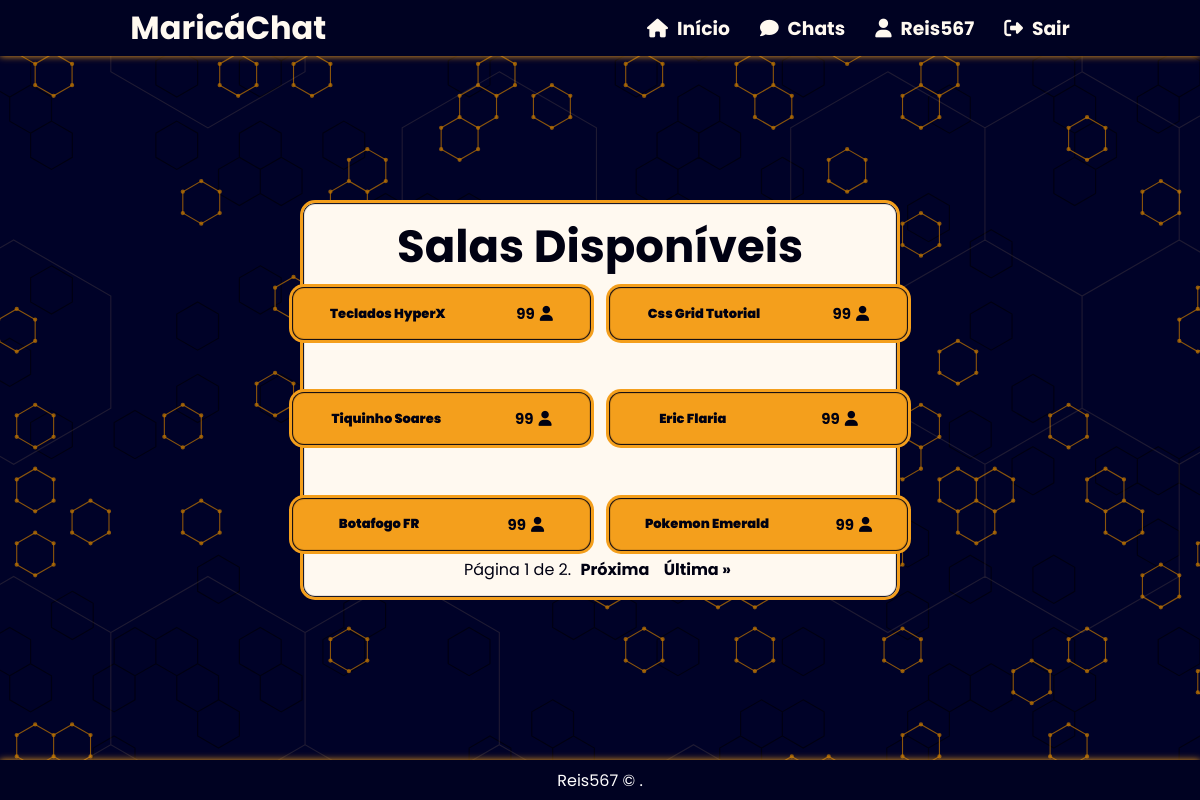
Before: /chat/rooms/ (signed in) with the older database file.
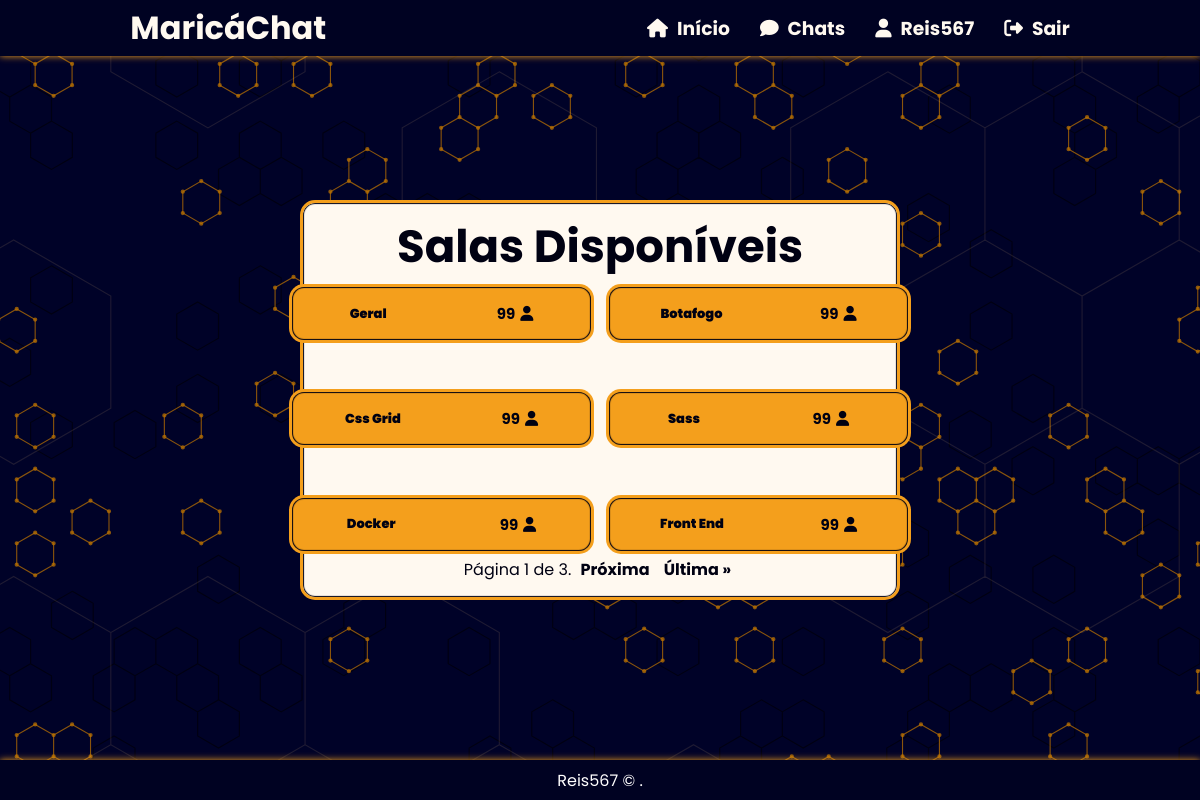
After: the same page with the newer database file.
### chat/models.py (models this page shows, shortened)
class Room(models.Model):
    class Meta:
        verbose_name = 'Sala'
        verbose_name_plural = 'Salas'
    name = models.CharField(max_length=20)
    slug = models.SlugField(max_length=50)
    users = models.ManyToManyField(User)

### chat/views.py (the view)
# urls.py: path('rooms/', views.rooms, name='rooms'),
@login_required
def rooms(request):
    room_list = Room.objects.all().order_by('-pk')
    items_per_page = 6
    paginator = Paginator(room_list, items_per_page)
    page = request.GET.get('page')
    try:
        rooms = paginator.page(page)
    except PageNotAnInteger:
        rooms = paginator.page(1)
    except EmptyPage:
        rooms = paginator.page(paginator.num_pages)
    return render(request, 'rooms.html', {'rooms': rooms})

### templates/rooms.html (shortened to what this page needs)
{% extends "base.html" %}
{% block content %}
<section class="chats">
    <div class="chats-content">
        <div class="chats-title">
            <h1>Salas Disponíveis</h1>
        </div>
        <div class="chats-buttons">
            {% if user.is_authenticated %}
                    {% for room in rooms %}
                        <button onclick="window.location.href = '{% url 'room' room.slug %}'" class="chats-button">
                            <span>
                                <h1>{{ room.name }}</h1>
                                <p>99<i class="fa-solid fa-user"></i></p>
                            </span>
                        </button>
                    {% endfor %}
            {% endif %}
        </div>
        <div class="pagination">
            <span class="step-links">
                <span class="current-page">
                    Página {{ rooms.number }} de {{ rooms.paginator.num_pages }}.
                </span>
                {% if rooms.has_next %}
                    <a class="pagination-proxima btn-pagination" href="?page={{ rooms.next_page_number }}">Próxima</a>
                    <a class="pagination-ultima btn-pagination" href="?page={{ rooms.paginator.num_pages }}">Última &raquo;</a>
                {% endif %}
            </span>
        </div>
    </div>
</section>
{% endblock %}

Changed rows visible on the page:
no longer on this page (row edited): Room: name "Teclados HyperX"
no longer on this page (row edited): Room: name "Css Grid Tutorial"
no longer on this page (row edited): Room: name "Tiquinho Soares"
no longer on this page (row edited): Room: name "Eric Flaria"
no longer on this page (row edited): Room: name "Botafogo FR"
no longer on this page (row edited): Room: name "Pokemon Emerald"
added Room: name "Geral"
added Room: name "Botafogo"
added Room: name "Css Grid"
added Room: name "Sass"
added Room: name "Docker"
added Room: name "Front End"
Other visible differences:
{{ rooms.paginator.num_pages }}: "2" → "3"
